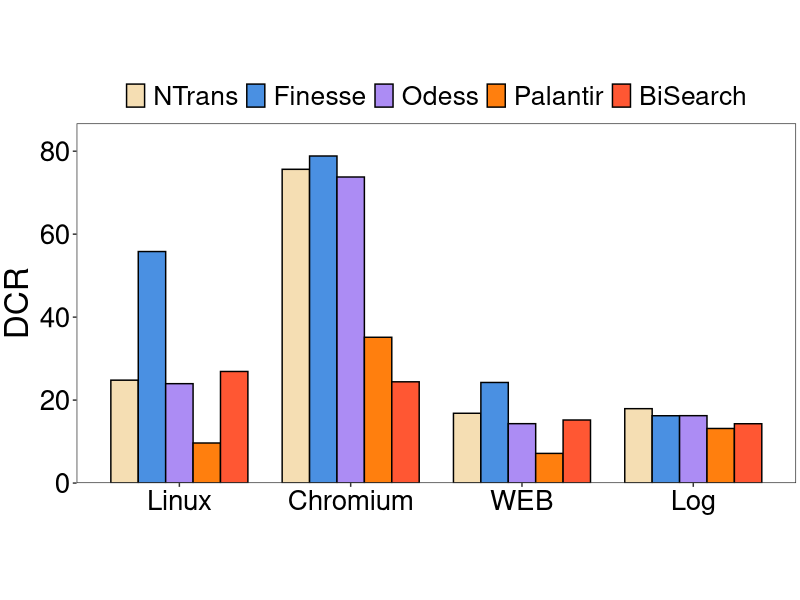
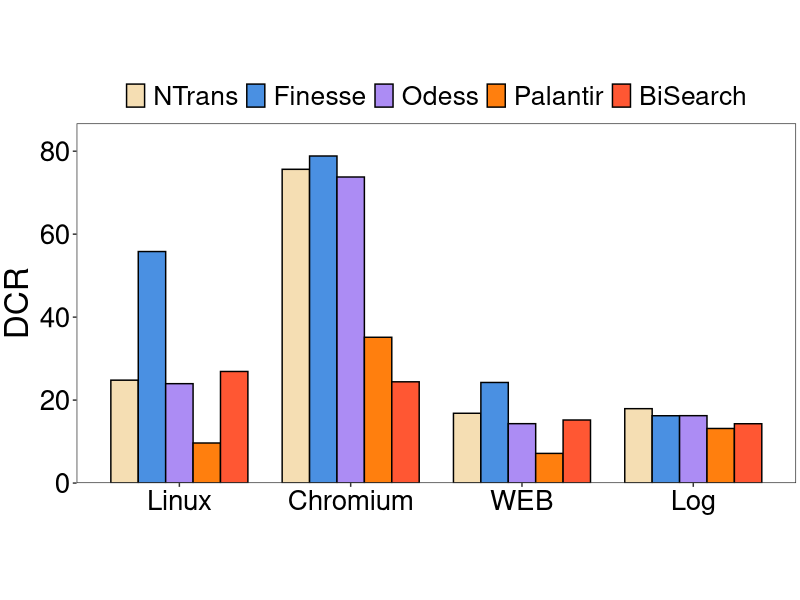

Write R code to recreate these figures, in order.
library(ggplot2)
setwd(dirname(rstudioapi::getActiveDocumentContext()$path))
# 定义数据
heights <- c(
  24.806,55.8196,23.9654,9.65933,26.9041,75.639,78.8404,73.7776,35.1477,24.4157,16.8225,24.247,14.3198,7.15452,15.197,17.9285,16.2301,16.2427,13.1618,14.2966
)

group_order <- c('Linux', 'Chromium', 'WEB', 'Log')
# 创建数据框
df1 <- data.frame(
  group = factor(rep(group_order, each = 5), levels = group_order),
  category = factor(rep(c('NTrans', 'Finesse', 'Odess', 'Palantir','BiSearch'), times = 4),
                    levels = c('NTrans', 'Finesse', 'Odess', 'Palantir','BiSearch')),
  height = heights
)

max_height <- max(df1$height)

# 创建柱状图
p1 <- ggplot(df1, aes(x = group, y = height, fill = category)) + 
  geom_bar(stat = 'identity', position = position_dodge(width = 0.8), 
           colour = "black", width = 0.8) + 
  scale_fill_manual(values = c("#f5deb3", "#4a90e2", "#ac8cf4", "#ff7f0e","#FF5733")) +
  labs(y = 'DCR') +
  scale_y_continuous(
    limits = c(0, max_height),
    expand = expansion(mult = c(0, 0.1))
  ) +
  theme_bw() +
  theme(
    plot.title = element_text(hjust = 0.5, size = 24, face = "bold"),
    plot.margin = unit(c(0.1, 0.1, 0.1, 0.1), "cm"),
    axis.title.x = element_text(size = 26),
    axis.title.y = element_text(size = 24),
    axis.text = element_text(size = 20, color = "black"),
    aspect.ratio = 0.5,
    panel.grid.major = element_blank(), 
    panel.grid.minor = element_blank(),
    legend.position = "top",
    legend.direction = "horizontal",
    legend.text = element_text(size = 19),
    legend.key.height = unit(1.0, "line"),
    legend.key.width = unit(1.0, "line"),
    legend.margin = margin(t = 0, unit = 'cm'),
    legend.title = element_blank()
  ) +
  theme(axis.title.x = element_blank())

ggsave('../plot/2-DCR.pdf', plot = p1, width = 10, height = 5)
print(p1)
